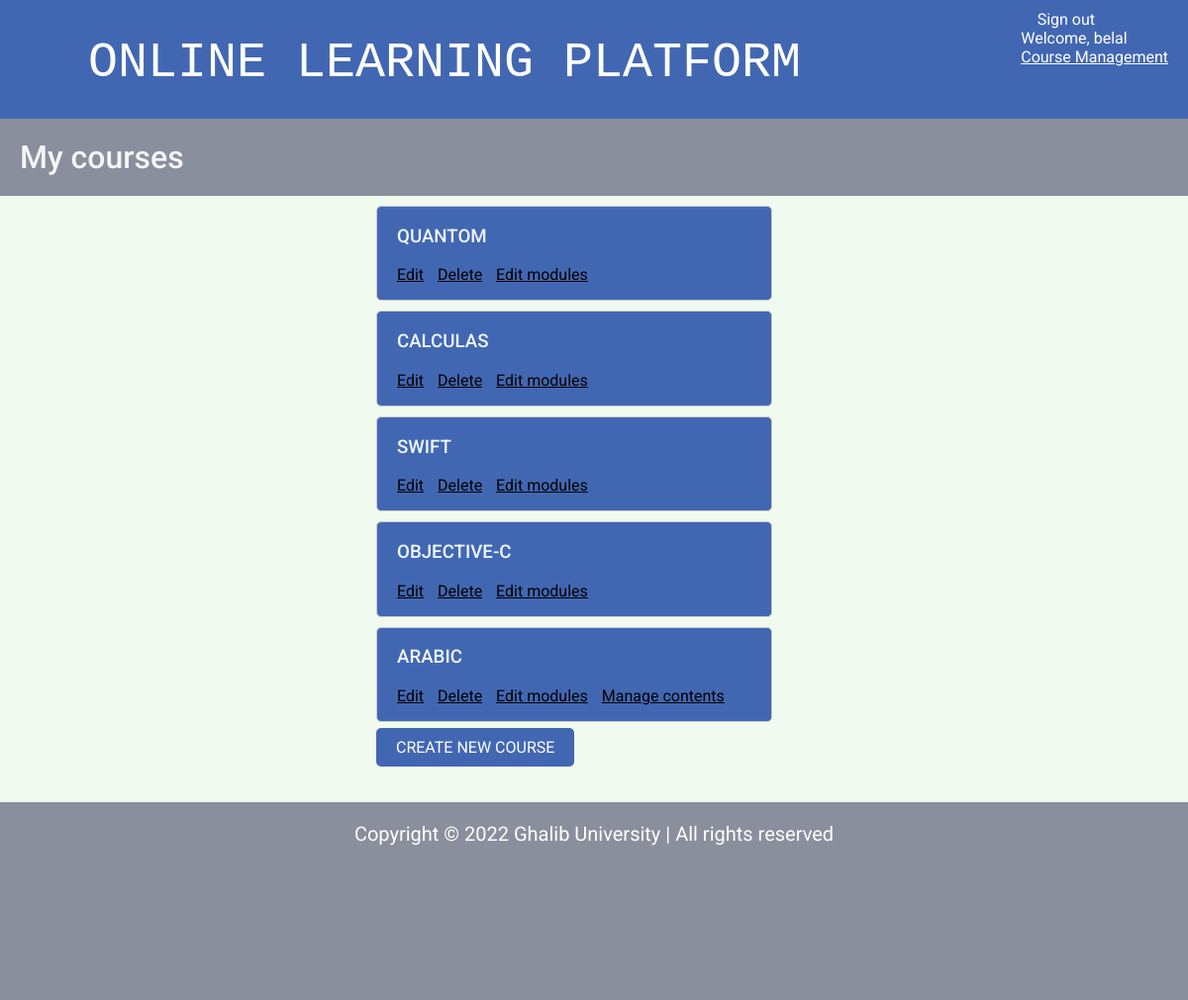
The page /course/mine/ (signed in) on the database as committed earlier.
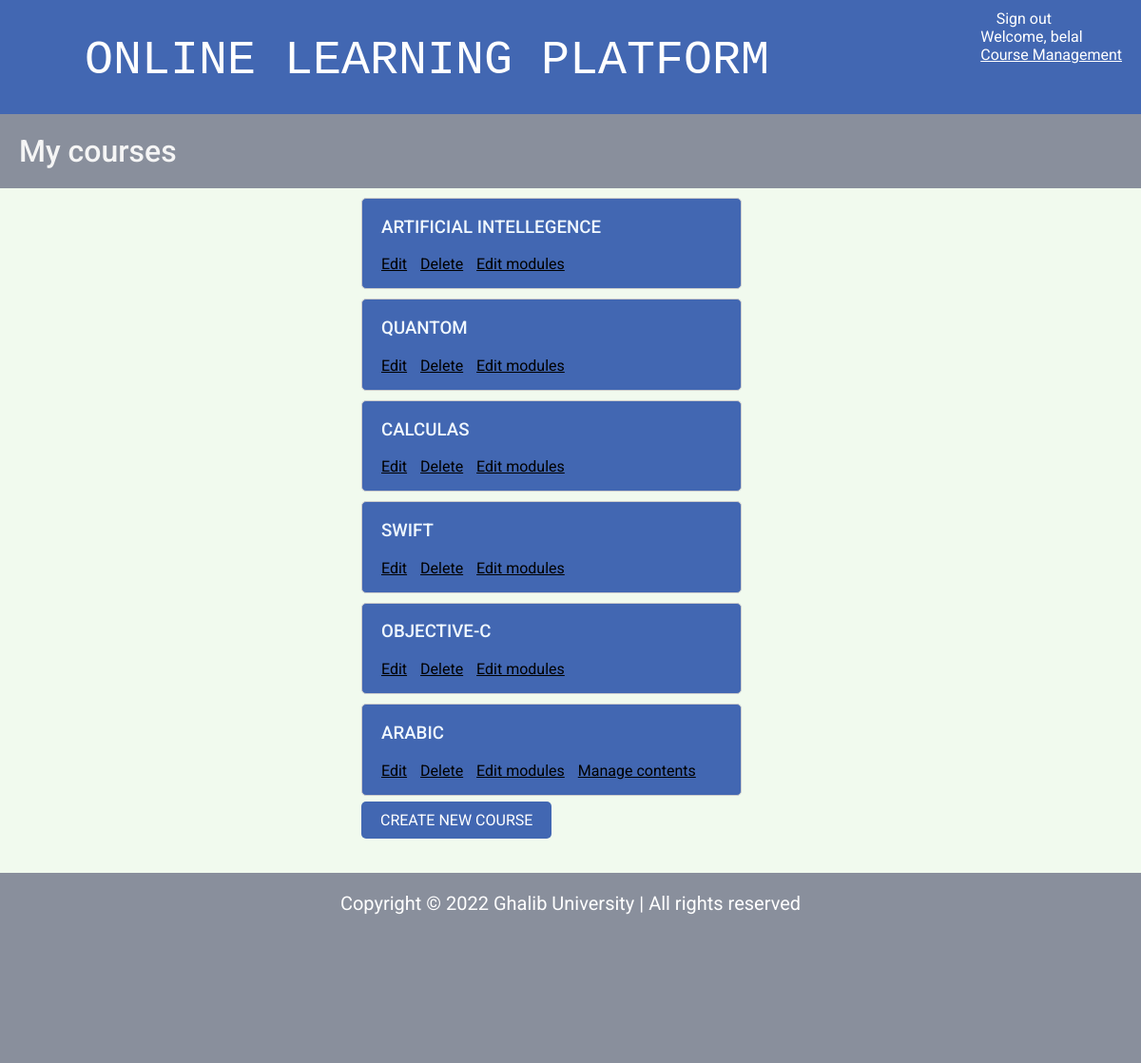
The same page on the database as committed later.
### courses/models.py (models this page shows, shortened)
class Course(models.Model):
    owner = models.ForeignKey(User,
                              related_name='courses_created',
                              on_delete=models.CASCADE)
    subject = models.ForeignKey(Subject,
                                related_name='courses',
                                on_delete=models.CASCADE)
    title = models.CharField(max_length=200)
    slug = models.SlugField(max_length=200, unique=True)
    overview = models.TextField()
    created = models.DateTimeField(auto_now_add=True)
    students = models.ManyToManyField(User,
                                      related_name='courses_joined',
                                      blank=True)
    class Meta:
        ordering = ['-created']

### courses/views.py (the view)
class ManageCourseListView(OwnerCourseMixin, ListView):
    template_name = 'courses/manage/course/list.html'
    permission_required = 'courses.view_course'

### courses/views.py (called while the page is built)
    def get_queryset(self):
        qs = super().get_queryset()
        return qs.filter(owner=self.request.user)

### courses/templates/courses/manage/course/list.html (shortened to what this page needs)
{% extends "base.html" %}
{% block content %}
  <h1>My courses</h1>
  <div class="module_course_mine">
    {% for course in object_list %}
      <div class="course-info" style="background-color:#4267B2; border-radius: 5px;">
        <h3 style="color: aliceblue; text-transform: uppercase;">{{ course.title }}</h3>
        <p>
          <a style="text-decoration: underline;" href="{% url "course_edit" course.id %}">Edit</a>
          <a style="text-decoration: underline;" href="{% url "course_delete" course.id %}">Delete</a>
          <a style="text-decoration: underline;" href="{% url "course_module_update" course.id %}">Edit modules</a>
          {% if course.modules.count > 0 %}
            <a style="text-decoration: underline;" href="{% url "module_content_list" course.modules.first.id %}">
            Manage contents</a>
          {% endif %}
        </p>
      </div>
    {% empty %}
      <p>You haven't created any courses yet.</p>
    {% endfor %}
    <p>
      <a href="{% url "course_create" %}" class="button">Create new course</a>
    </p>
  </div>
{% endblock %}

Rows that differ between the two databases and show on the page:
added Course: title "ARTIFICIAL INTELLEGENCE"
